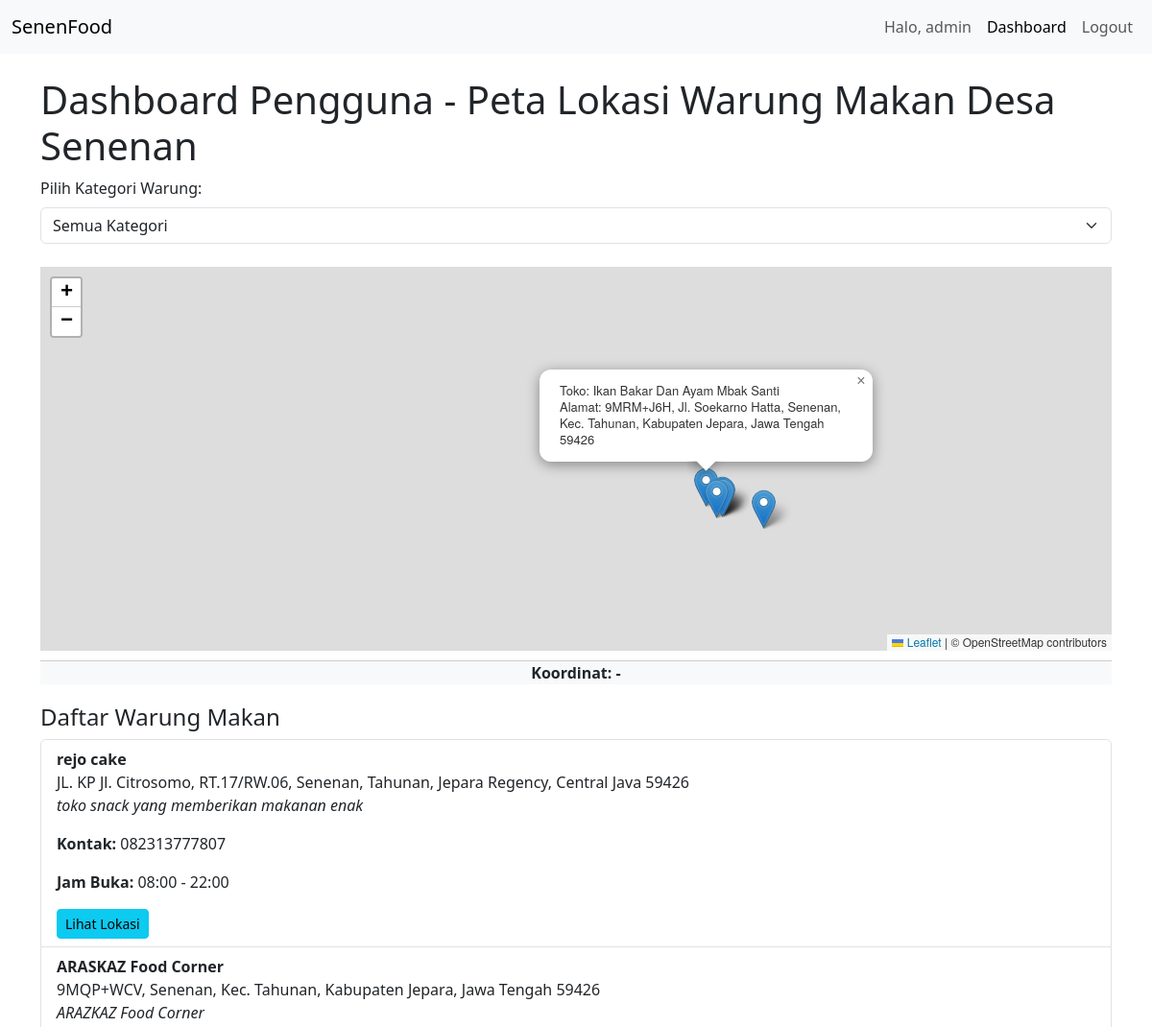
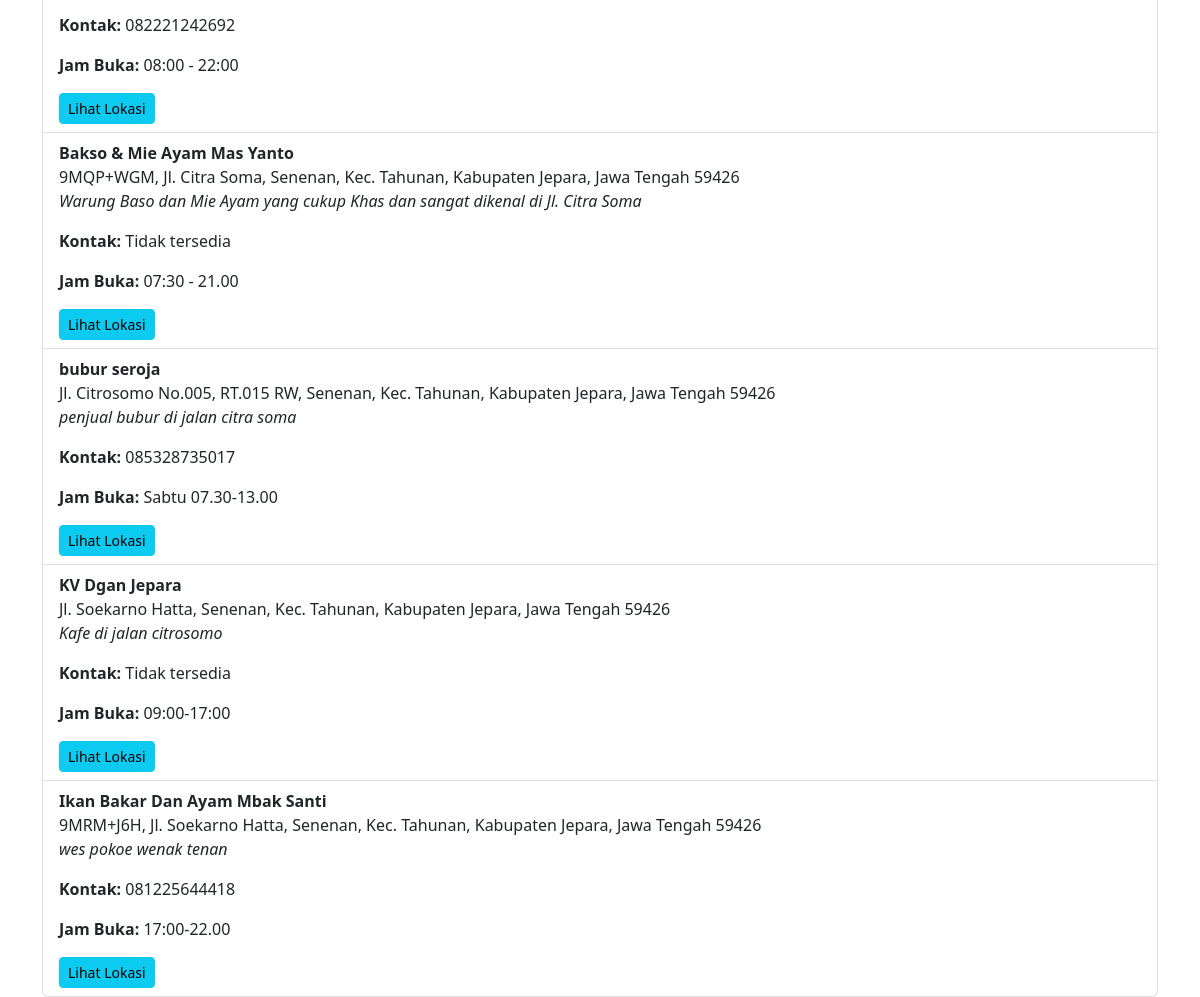
/user_dashboard.php (signed in), run on the app's committed database (2 pictures, top to bottom).
### tables this page shows
CREATE TABLE `penjual` (
  `id` int(11) NOT NULL,
  `nama_toko` varchar(100) NOT NULL,
  `alamat` text NOT NULL,
  `latitude` decimal(10,8) NOT NULL,
  `longitude` decimal(11,8) NOT NULL,
  `deskripsi` text DEFAULT NULL,
  `kontak` varchar(20) DEFAULT NULL,
  `waktu_buka` varchar(50) DEFAULT NULL,
  `created_at` timestamp NOT NULL DEFAULT current_timestamp(),
  `updated_at` timestamp NOT NULL DEFAULT current_timestamp() ON UPDATE current_timestamp(),
  `kategori` varchar(100) DEFAULT NULL
);

### user_dashboard.php (the view, shortened to what this page needs)
<?php
include 'db.php';
$query = "SELECT * FROM penjual";
$result = $conn->query($query);
$data_penjual = [];
while ($row = $result->fetch_assoc()) {
    $data_penjual[] = $row;
}
?>
<!DOCTYPE html>
<html lang="id">
<head>
    <link href="https://cdn.jsdelivr.net/npm/bootstrap@5.3.0-alpha1/dist/css/bootstrap.min.css" rel="stylesheet">
    <link rel="stylesheet" href="https://unpkg.com/leaflet@1.9.4/dist/leaflet.css" />
</head>
<body>
    <nav class="navbar navbar-expand-lg navbar-light bg-light">
    <div class="container-fluid">
        <a class="navbar-brand" href="#">SenenFood</a>
        <div class="collapse navbar-collapse" id="navbarNav">
            <ul class="navbar-nav ms-auto">
                <?php if (isset($_SESSION['Nama_Pengguna'])): ?>
                    <li class="nav-item">
                        <span class="nav-link">Halo, <?= htmlspecialchars($_SESSION['Nama_Pengguna']); ?></span>
                    </li>
                <?php endif; ?>
                <li class="nav-item">
                    <a class="nav-link active" aria-current="page" href="user_dashboard.php">Dashboard</a>
                </li>
                <li class="nav-item">
                    <a class="nav-link" href="pengguna/logout.php">Logout</a>
                </li>
            </ul>
        </div>
    </div>
</nav>
    <div class="container mt-4">
        <h1>Dashboard Pengguna - Peta Lokasi Warung Makan Desa Senenan</h1>
        <div class="mb-4">
            <form method="get" action="user_dashboard.php">
                <label for="kategori" class="form-label">Pilih Kategori Warung:</label>
                <select name="kategori" id="kategori" class="form-select" onchange="this.form.submit()">
                    <option value="">Semua Kategori</option>
                </select>
            </form>
        </div>
        <div id="map"></div>
        <div id="coordinates">Koordinat: -</div>
        <div class="detail-warung">
            <h4>Daftar Warung Makan</h4>
            <ul class="list-group">
                <?php foreach ($data_penjual as $penjual): ?>
                    <li class="list-group-item">
                        <b><?= $penjual['nama_toko'] ?></b><br>
                        <?= $penjual['alamat'] ?><br>
                        <p><i><?= $penjual['deskripsi'] ?></i></p>
                        <p><b>Kontak:</b> <?= $penjual['kontak'] ?: 'Tidak tersedia' ?></p>
                        <p><b>Jam Buka:</b> <?= $penjual['waktu_buka'] ?: 'Tidak tersedia' ?></p>
                        <button class="btn btn-info btn-sm" onclick="viewLocation(<?= $penjual['latitude'] ?>, <?= $penjual['longitude'] ?>, '<?= $penjual['nama_toko'] ?>')">Lihat Lokasi</button>
                    </li>
                <?php endforeach; ?>
            </ul>
        </div>
    </div>
</body>
</html>

### user_dashboard.php (style rules this page uses)
html, body { margin: 0; height: 100%; }
#map { height: 400px; cursor: pointer; }
.detail-warung { margin-top: 20px; }
#coordinates { height: auto; text-align: center; line-height: 1.5em; font-size: 16px; font-weight: bold; background-color: #f8f9fa; border-top: 1px solid #ccc; margin-top: 10px; position: static; width: 100%; }

### data on the page
penjual: nama_toko "rejo cake", alamat "JL. KP Jl. Citrosomo, RT.17/RW.06, Senenan, Tahunan, Jepara Regency, Central Java 59426", deskripsi "toko snack yang memberikan makanan enak", kontak "082313777807", waktu_buka "08:00 - 22:00"
penjual: nama_toko "ARASKAZ Food Corner", alamat "9MQP+WCV, Senenan, Kec. Tahunan, Kabupaten Jepara, Jawa Tengah 59426", deskripsi "ARAZKAZ Food Corner", kontak "082221242692", waktu_buka "08:00 - 22:00"
penjual: nama_toko "Bakso & Mie Ayam Mas Yanto", alamat "9MQP+WGM, Jl. Citra Soma, Senenan, Kec. Tahunan, Kabupaten Jepara, Jawa Tengah 59426", deskripsi "Warung Baso dan Mie Ayam yang cukup Khas dan sangat dikenal di Jl. Citra Soma", kontak "Tidak tersedia", waktu_buka "07:30 - 21.00"
penjual: nama_toko "bubur seroja", alamat "Jl. Citrosomo No.005, RT.015 RW, Senenan, Kec. Tahunan, Kabupaten Jepara, Jawa Tengah 59426", deskripsi "penjual bubur di jalan citra soma", kontak "085328735017", waktu_buka "Sabtu 07.30-13.00"
penjual: nama_toko "KV Dgan Jepara", alamat "Jl. Soekarno Hatta, Senenan, Kec. Tahunan, Kabupaten Jepara, Jawa Tengah 59426", deskripsi "Kafe di jalan citrosomo", kontak "Tidak tersedia", waktu_buka "09:00-17:00"
penjual: nama_toko "Ikan Bakar Dan Ayam Mbak Santi", alamat "9MRM+J6H, Jl. Soekarno Hatta, Senenan, Kec. Tahunan, Kabupaten Jepara, Jawa Tengah 59426", deskripsi "wes pokoe wenak tenan", kontak "081225644418", waktu_buka "17:00-22.00"

### other printed values
$_SESSION['Nama_Pengguna'] "admin"
